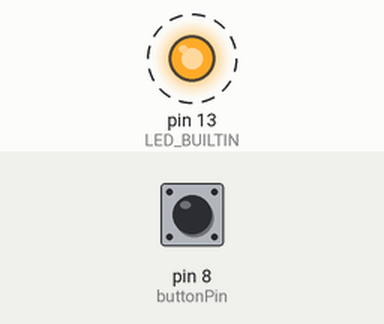
This sketch was run on a simulated Arduino Uno, built with avr-gcc and run on an emulated ATmega328P. On the bench: output pins drawn as LEDs (lit = HIGH). Dashed ring = blinking. The inputs (shaded band) are chosen by the test bench; at power-on: pin 8 (buttonPin) HIGH. Random numbers use the default seed unless the sketch sets one; what the sketch prints to the serial monitor is not drawn.

Above: at 1.2 s.
1.3 s: pin 8 (buttonPin) pulled LOW for 0.15 s
Timing chart, 0 to 10.3 s (numbered marks = the images above; inputs shaded):
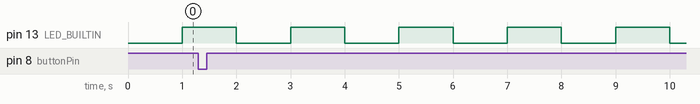

Measured:
- by itself, pin 13 (LED_BUILTIN): alternates HIGH for 1.0 s and LOW for 1.0 s

The sketch:

make_map.ino
```cpp
#include "maze.h"

const int buttonPin = 8;
int buttonState;
int lastButtonState = HIGH;
unsigned long lastDebounceTime = 0;
unsigned long debounceDelay = 50;

unsigned long lm = 0;

Maze newMaze;

uint8_t leveldata[64] =
{
  1, 1, 1, 1, 1, 1, 1, 1,
  0, 0, 0, 0, 0, 1, 0, 0,
  1, 1, 0, 1, 1, 0, 0, 1,
  1, 0, 0, 0, 0, 0, 1, 0,
  1, 1, 0, 1, 1, 1, 1, 0,
  1, 0, 0, 0, 0, 0, 0, 0,
  1, 0, 1, 1, 1, 1, 1, 0,
  1, 1, 1, 1, 1, 1, 1, 0
};

/*
  typedef struct
  {
  int x, y;
  void *p;
  int c;
  char dirs;
  } Node;

  Node *nodes;
  const int width  = 9;
  const int height = 9;
*/
void setup()
{
  Serial.begin(9600);
  randomSeed(analogRead(A1));
  pinMode(LED_BUILTIN, OUTPUT);
  pinMode(buttonPin, INPUT_PULLUP);
  //makeMap();
}

void loop()
{
  unsigned long cm = millis();
  int reading = digitalRead(buttonPin);
  if (reading != lastButtonState)
    lastDebounceTime = millis();
  if ((millis() - lastDebounceTime) > debounceDelay)
  {
    if (reading != buttonState)
    {
      buttonState = reading;
      if (buttonState == LOW)
      {
        makeMaze();
      }
    }
  }
  if (cm - lm >= 1000)
  {
    lm = cm;
    digitalWrite(LED_BUILTIN, !digitalRead(LED_BUILTIN));
  }
  lastButtonState = reading;
}

void makeMaze()
{
  //newMaze = new Maze;
  newMaze.begin(9, 9);
  newMaze.init();
  if (newMaze.start())
  {
    Serial.println(F("ERROR"));
  }
  else
  {
    newMaze.create(leveldata);
    printStuff();
  }
  //delete newMaze;
}

#if 0
void map_init()
{
  static Node *n;

  nodes = new Node[width * height];
  for (int i = 0; i < width; i++)
  {
    for (int j = 0; j < height; j++)
    {
      n = nodes + i + j * width;
      if (i * j % 2)
      {
        n->x = i;
        n->y = j;
        n->dirs = 15;
        n->c = 0;
      }
      else
        n->c = 1;
    }
  }
}

Node *link(Node *n)
{
  int x = 0, y = 0;
  char dir;
  Node *dest;
  if (n == NULL)
    return NULL;
  while (n->dirs)
  {
    dir = (1 << random(4));
    if (~n->dirs & dir)
      continue;
    n->dirs &= ~dir;
    switch (dir)
    {
      case 1:
        if (n->x + 2 < width)
        {
          x = n->x + 2;
          y = n->y;
        }
        else
          continue;
        break;
      case 2:
        if (n->y + 2 < height)
        {
          x = n->x;
          y = n->y + 2;
        }
        else
          continue;
        break;
      case 4:
        if (n->x - 2 >= 0)
        {
          x = n->x - 2;
          y = n->y;
        }
        else
          continue;
        break;
      case 8:
        if (n->y - 2 >= 0)
        {
          x = n->x;
          y = n->y - 2;
        }
        else
          continue;
        break;
    }
    dest = nodes + x + y * width;
    if (dest->c == 0)
    {
      if (dest->p != NULL)
        continue;
      dest->p = n;
      nodes[n->x + (x - n->x) / 2 + (n->y + (y - n->y) / 2) * width].c = 0;
      return dest;
    }
  }
  return (Node *)n->p;
}

void makeMap()
{
  static Node *start, *last;

  if (nodes != NULL)
    delete nodes;
  map_init();
  start = nodes + 1 + width;
  start->p = start;
  last = start;
  while ((last = link(last)) != start);
  Serial.println();
  draw();
}


void draw()
{
  for (int i = 0; i < height; i++)
  {
    for (int j = 0; j < width; j++)
    {
      if (nodes[j + i * width].c == 1)
        Serial.print(F("1"));
      else
        Serial.print(F(" "));
    }
    Serial.println();
  }
}
#endif

void printStuff()
{
  for (int i = 1; i < 65; i++)
  {
    Serial.print(leveldata[i - 1]);
    if (i % 8 == 0)
    {
      if (i != 64)
        Serial.println(F(","));
    }
    else
    {
      Serial.print(F(", "));
    }
  }
  Serial.println();
}
```

maze.cpp
```cpp
#include <Arduino.h>

#include "node.h"
#include "maze.h"

void Maze::begin(int w, int h)
{
  is_init = false;
  width = w;
  height = h;
};

void Maze::init(void)
{
  if (!is_init)
  {
    static Node *n;

    nodes = new Node[width * height];
    for (int i = 0; i < width; i++)
    {
      for (int j = 0; j < height; j++)
      {
        n = nodes + i + j * width;
        if (i * j % 2)
        {
          n->x = i;
          n->y = j;
          n->dirs = 15;
          n->c = 0;
        }
        else
          n->c = 1;
      }
    }
    is_init = true;
  }
}

Node* Maze::link(Node *n)
{
  int x = 0, y = 0;
  char dir;
  Node *dest;

  if (n == NULL)
    return NULL;
  while (n->dirs)
  {
    dir = (1 << (rand() % 4));
    if (~n->dirs & dir)
      continue;
    n->dirs &= ~dir;
    switch (dir)
    {
      case 1:
        if (n->x + 2 < width)
        {
          x = n->x + 2;
          y = n->y;
        }
        else
          continue;
        break;
      case 2:
        if (n->y + 2 < height)
        {
          x = n->x;
          y = n->y + 2;
        }
        else
          continue;
        break;
      case 4:
        if (n->x - 2 >= 0)
        {
          x = n->x - 2;
          y = n->y;
        }
        else
          continue;
        break;
      case 8:
        if (n->y - 2 >= 0)
        {
          x = n->x;
          y = n->y - 2;
        }
        else
          continue;
        break;
    }
    dest = nodes + x + y * width;
    if (dest->c == 0)
    {
      if (dest->parent != NULL)
        continue;
      dest->parent = n;
      nodes[n->x + (x - n->x) / 2 + (n->y + (y - n->y) / 2) * width].c = 0;
      return dest;
    }
  }
  return (Node *)n->parent;
}

void Maze::create(uint8_t leveldata[64])
{
  int ctr = 0;
  for (int i = 0; i < height; i++)
  {
    for (int j = 0; j < width; j++)
    {
      leveldata[ctr++] = nodes[j + i * width].c;
    }
  }
  cleanup();
}

/*
  void Maze::draw()
  {
    for (int i = 0; i < height; i++)
    {
        for (int j = 0; j < width; j++)
        {
            Serial.print("%c", (nodes[j + i * width].c ? '#' : ' '));
        }
        Serial.println();
    }
  }
*/

bool Maze::start(void)
{
  static Node *start, *last;

  if (!is_init)
    return true;
  start = nodes + 1 + width;
  start->parent = start;
  last = start;
  while ((last = link(last)) != start);
  return false;
}

void Maze::cleanup(void)
{
  if (nodes != NULL)
    delete nodes;
}
```

maze.h
```cpp
#pragma once

#include "node.h"

class Maze {
  private:
    int8_t width;
    int8_t height;
    bool is_init;
    Node *nodes;

    Node *link(Node *n);
    void cleanup(void);

  public:
    Maze() { }
    ~Maze() { cleanup(); }
    bool start();
    void begin(int w, int h);
    void init(void);
    void create(uint8_t leveldata[64]);
    //void draw(void);
};
```

node.h
```cpp
#pragma once

class Node
{
  public:
    int x, y;
    void *parent;
    bool c;
    char dirs;
};
```
